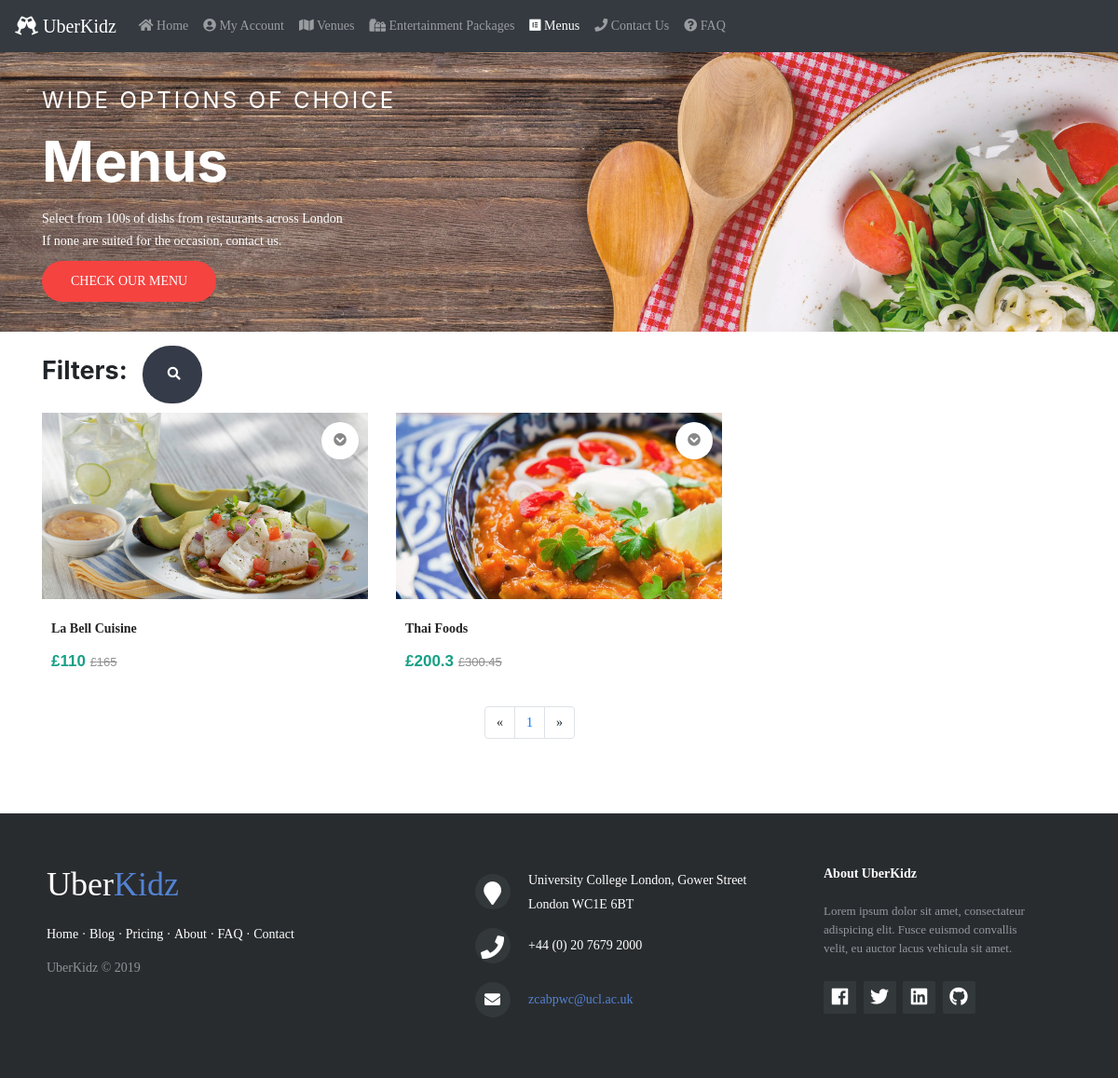
The page /menus.php on the database as committed earlier.
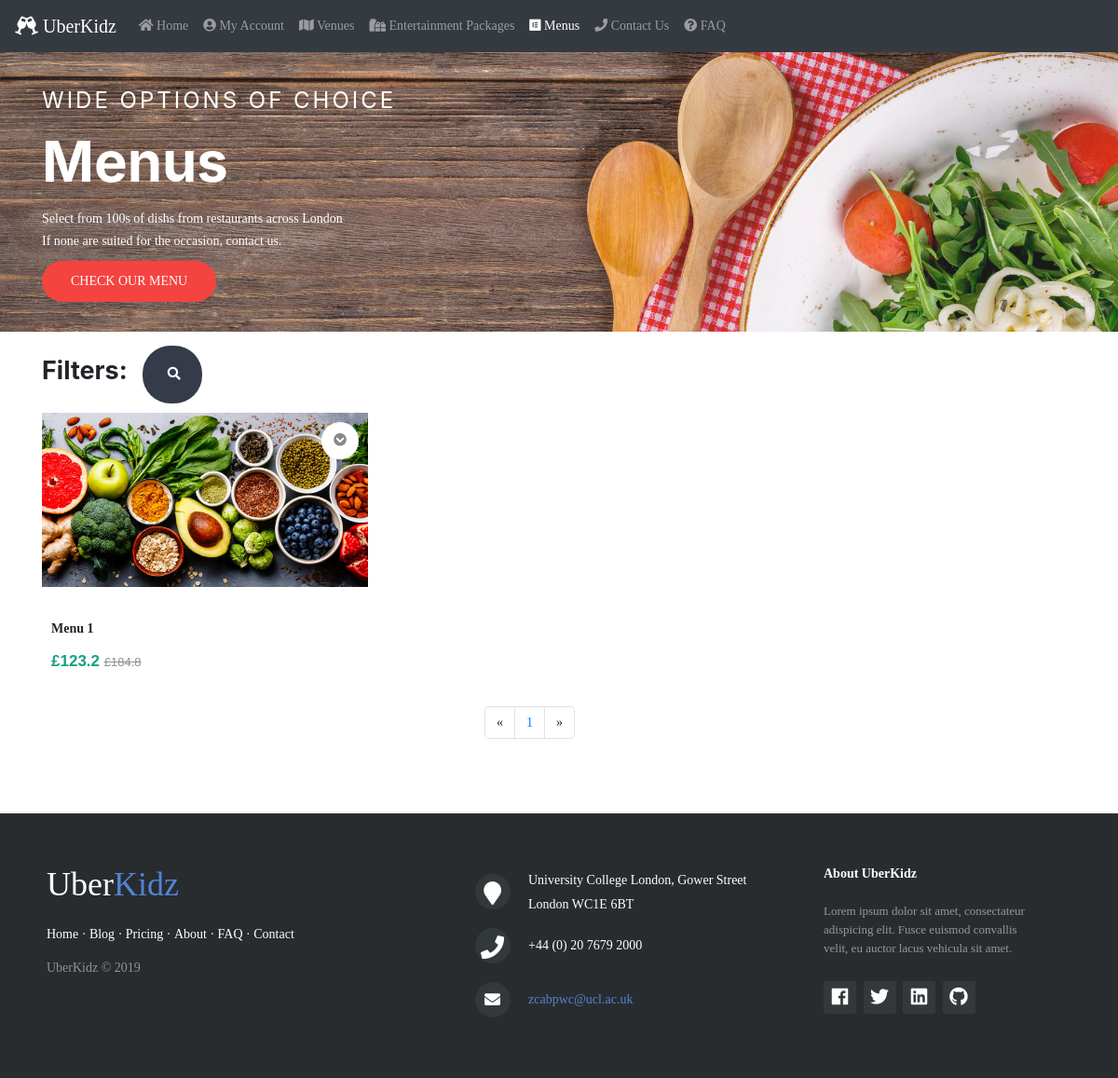
The same page on the database as committed later.
### tables this page shows
CREATE TABLE `menu`
(
  `event_ID` int(50) NOT NULL,
  `duration` int(11) NOT NULL
);

CREATE TABLE `event`
(
  `event_ID`    int(50)      NOT NULL,
  `provider_ID` int(50)      NOT NULL,
  `event_type`  varchar(50)  NOT NULL,
  `name`        varchar(100) NOT NULL,
  `price`       float        NOT NULL,
  `description` varchar(200) NOT NULL,
  `created`     datetime     NOT NULL,
  `eventimage1` text         NOT NULL,
  `eventimage2` text         NOT NULL,
  `eventimage3` text         NOT NULL
);

### assets/controllers/menus.php (called while the page is built, shortened)
<?php
include_once $_SERVER['DOCUMENT_ROOT'] . '/assets/model/event.php';
include_once $_SERVER['DOCUMENT_ROOT'] . '/assets/controllers/eventUtilFunc.php';
$event = new event();
$min = round($event->min_price('menu') - 1, 0, PHP_ROUND_HALF_UP);
$max = round($event->max_price('menu') + 1, 0, PHP_ROUND_HALF_DOWN);
if (!isset($_GET['criteria'])) {
    $menus = $event->read_menus($from_record_num, $records_per_page);
    $row_count_menus = $event->row_count_menus();
}

### assets/model/dbController.php (called while the page is built, shortened)
<?php
class dbController
{
    private $host;
    private $user;
    private $password;
    private $database;
    private $conn;
    function __construct()
    {
        $config = parse_ini_file($_SERVER['DOCUMENT_ROOT'] . '/config.ini');
        $this->host = $config['host'];
        $this->user = $config['username'];
        $this->password = $config['password'];
        $this->database = $config['dbName'];
        $this->conn = $this->connectDB();
    }
    function connectDB()
    {
        $conn = mysqli_connect($this->host, $this->user, $this->password, $this->database);
        return $conn;
    }
    function db_query($query, $param_type, $param_value_array)
    {
        $sql = $this->conn->prepare($query);
        $this->bindQueryParams($sql, $param_type, $param_value_array);
        $sql->execute();
        $result = $sql->get_result();
        if ($result->num_rows > 0) {
            while ($row = $result->fetch_assoc()) {
                $resultset[] = $row;
            }
        }
        if (!empty($resultset)) {
            return $resultset;
        }
        return array();
    }
    function bindQueryParams($sql, $param_type, $param_value_array)
    {
        $param_value_reference[] = &$param_type;
        for ($i = 0; $i < count($param_value_array); $i++) {
            $param_value_reference[] = &$param_value_array[$i];
        }
        call_user_func_array(array(
            $sql,
            'bind_param'
        ), $param_value_reference);
    }
}

### assets/model/event.php (called while the page is built, shortened)
<?php
require_once "dbController.php";
class event
{
    function read_menus($from_record_num, $records_per_page)
    {
        $db_handle = new dbController();
        $sql = "
        SELECT event.event_ID, event.name, event.description, event.price, event.eventimage1, event.eventimage2, menu.duration
        from event, menu
        WHERE event.event_ID = menu.event_ID
        AND event.event_type = 'menu'
        ORDER BY event.created
        LIMIT ?, ?
        ";
        return $db_handle->db_query($sql, 'ii', array($from_record_num, $records_per_page));
    }
    function row_count_menus()
    {
        $db_handle = new dbController();
        $sql = "
        SELECT COUNT(*) as rowCount
        from event, menu
        WHERE event.event_ID = menu.event_ID
        AND event.event_type = ?
    ";
        return $db_handle->db_query($sql, 's', array('menu'))[0]['rowCount'];
    }
    public function min_price($productType)
    {
        $db_handle = new dbController();
        $sql = "SELECT min(price) as minPrice FROM event WHERE event_type = ?";
        return floatval($db_handle->db_query($sql, 's', array($productType))[0]['minPrice']);
    }
    public function max_price($productType)
    {
        $db_handle = new dbController();
        $sql = "SELECT max(price) as maxPrice FROM event WHERE event_type = ?";
        return floatval($db_handle->db_query($sql, 's', array($productType))[0]['maxPrice']);
    }
}

### assets/controllers/eventUtilFunc.php (called while the page is built)
<?php
$page = isset($_GET['page']) ? $_GET['page'] : 1;
$records_per_page = 6;
$from_record_num = ($records_per_page * $page) - $records_per_page;

### menus.php (the view, shortened to what the rows shown need)
<?php include("./assets/controllers/menus.php") ?>
<!doctype html>
<html>
<head>
    <?php include("includes/headTags.php"); ?>
    <link rel="stylesheet" href="assets/css/menus.css" type="text/css">
    <link rel="stylesheet" href="assets/css/util.css" type="text/css">
    <link rel="stylesheet"
          href="https://cdnjs.cloudflare.com/ajax/libs/ion-rangeslider/2.3.0/css/ion.rangeSlider.min.css"/>
</head>
<body>
<br>
<section class="banner-area relative" id="home">
    <div class="container">
        <div class="row d-flex align-items-center justify-content-start banner-text">
            <div class="banner-content col-lg-8 col-md-12">
                <h1>
                    Menus
                </h1>
            </div>
        </div>
    </div>
</section>
<div class="container product" id="product-display">
    <div class="row">
        <?php for ($i = 0; $i < min($records_per_page, $row_count_menus - $records_per_page * ($page - 1)); $i++) { ?>
            <div class="col-md-4 col-sm-6">
                <form class="product-grid">
                    <div class="product-image">
                        <a href="eventDetail.php?id=<?= $menus[$i]['event_ID'] ?>&from=menus">
                            <img class="pic-1"
                                 src="./assets/uploads/menu/<?= $menus[$i]['eventimage1'] ?>"
                                 alt="Preview Image 1">
                        </a>
                        <ul class="function">
                            <li><a href="" data-tip="Details" class="detail"><i class="fas fa-chevron-circle-down"></i></a>
                            </li>
                        </ul>
                    </div>
                    <div class="product-content">
                        <h3 class="title">
                            <a href="eventDetail.php?id=<?= $menus[$i]['event_ID'] ?>&from=menus"><?= $menus[$i]['name'] ?></a>
                        </h3>
                        <div class="price">
                            &#163;<?= $menus[$i]['price'] ?>
                            <span>&#163;<?= (round((float)$menus[$i]['price'] * 1.5, 2)) ?></span>
                        </div>
                    </div>
                </form>
            </div>
        <?php } ?>
    </div>
</div>
</body>
</html>

Rows that differ between the two databases and show on the page:
removed menu: event_ID.eventimage1 (picture), event_ID.name "La Bell Cuisine", event_ID.price "110", (float)$menus[$i]['price']*1.5 "165"
removed menu: event_ID.eventimage1 (picture), event_ID.name "Thai Foods", event_ID.price "200.3", (float)$menus[$i]['price']*1.5 "300.45"
added menu: event_ID.eventimage1 (picture), event_ID.name "Menu 1", event_ID.price "123.2", (float)$menus[$i]['price']*1.5 "184.8"
